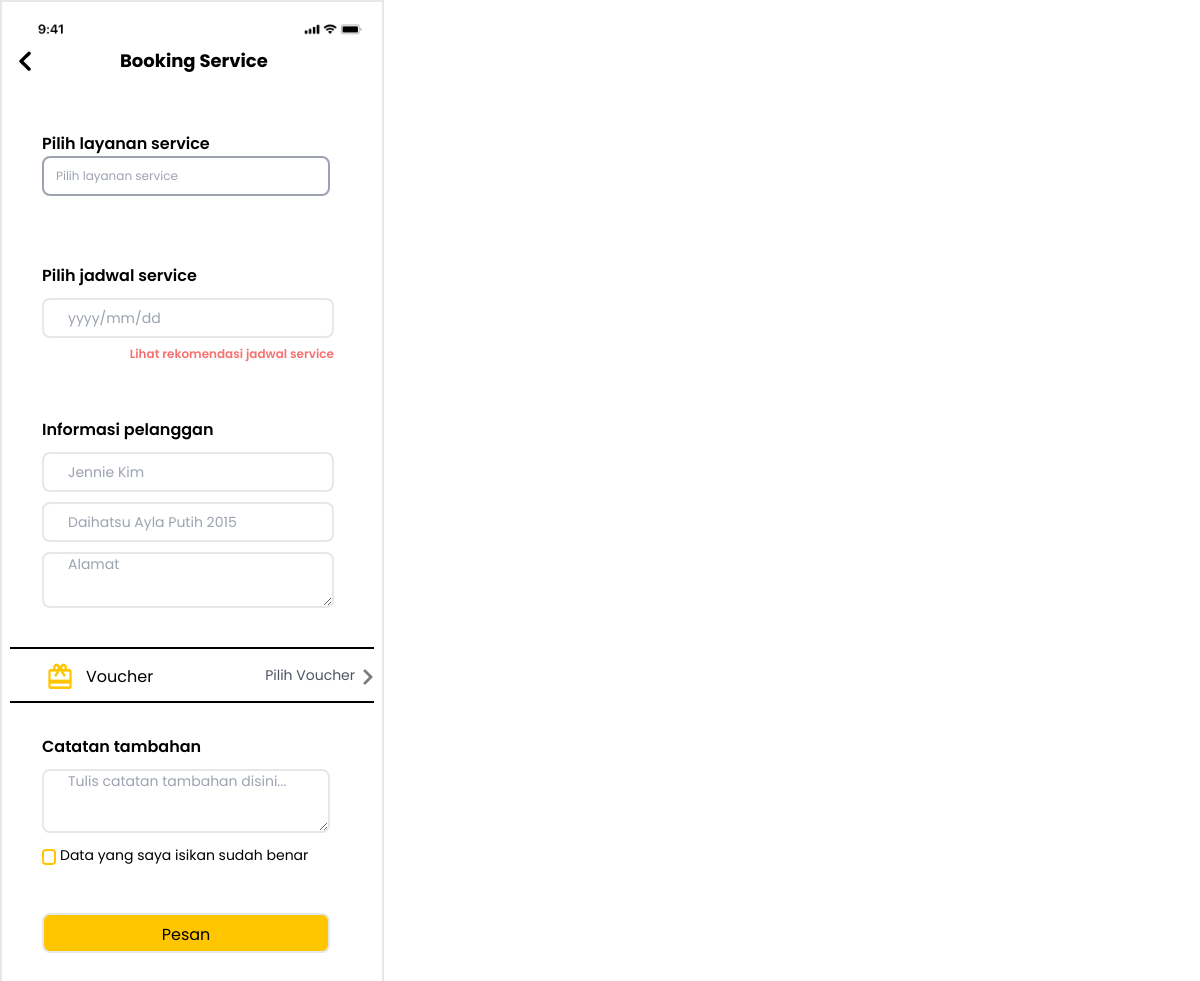
Page /bookingService.php on the committed database.
### tables this page shows
CREATE TABLE `user` (
  `id_user` int(50) NOT NULL,
  `nama_user` varchar(50) NOT NULL,
  `username` varchar(50) NOT NULL,
  `password` varchar(50) NOT NULL,
  `email` varchar(50) NOT NULL,
  `no_hp` varchar(13) DEFAULT NULL,
  `alamat` text DEFAULT NULL,
  `jenis_kelamin` char(1) DEFAULT NULL,
  `foto` text DEFAULT NULL,
  `jenis_kendaraan` varchar(50) DEFAULT NULL
);

### bookingService.php (the view, shortened to what this page needs)
<?php
include "db.php";
$i=1;
$ambil_data = mysqli_query($conn, "select * from user where id_user='".$i."'");
$d = mysqli_fetch_object($ambil_data);
?>
<!DOCTYPE html>
<html lang="en">
<head>
    <script src="https://cdn.tailwindcss.com"></script>
</head>
<body>
   <div class="box-border border-2 w-96 p-2 font-poppins">
       <img src="aset/Black.png" className="p-0">
       <div class="flex">
        <img src="aset/ic_round-chevron-left.png">
        <span class="px-20 font-bold text-lg">Booking Service</span>
       </div>
       <div class="pr-10 pl-8 mt-14">
            <div class="text-base font-semibold">Pilih layanan service</div>
            <form action="" method="post">
                <div class="flex">
                <div class="mb-3">
                    <select name="jenis_layanan" class="form-select appearance-none
                    block
                    w-72
                    px-3
                    py-1.5
                    h-10
                    text-xs
                    text-gray-400
                    bg-white bg-clip-padding bg-no-repeat
                    border border-2 border-gray-400
                    rounded-lg
                    transition
                    ease-in-out
                    m-0
                    focus:text-black focus:bg-white focus:border-black focus:outline-none" aria-label="Default select example">
                        <option selected>Pilih layanan service</option>
                    </select>
                </div>
                </div>
            </form>
        </div>
       <div class="pr-10 pl-8 mt-14">
            <div class="text-base font-semibold">Pilih jadwal service</div>
                    <input type="text" class="box-border border-2 w-full mt-2.5 pl-6 h-10 text-sm focus:text-black text-gray-400 rounded-lg" name="jadwal_service" placeholder="yyyy/mm/dd">
            <div class="grid justify-items-stretch text-xs">
                <button class="flex justify-self-end text-red-400 mt-2 font-semibold">Lihat rekomendasi jadwal service</button>
            </div>
        </div>
        <div class="pr-10 pl-8 mt-14">
            <div class="text-base font-semibold">Informasi pelanggan</div>
            <input type="text" class="box-border border-2 w-full mt-2.5 pl-6 h-10 text-sm focus:text-black text-gray-400 rounded-lg" name="nama" placeholder="Nama" value="<?php echo $d->nama_user ?>"></input>
            <input type="text" class="box-border border-2 w-full mt-2.5 pl-6 h-10 text-sm focus:text-black text-gray-400 rounded-lg" name="jenis_kendaraan" placeholder="Jenis Kendaraan" value="<?php echo $d->jenis_kendaraan?>"></input>
            <textarea type="text" class="box-border border-2 w-full mt-2.5 pl-6 h-14 text-sm focus:text-black text-gray-400 rounded-lg" name="alamat" placeholder="Alamat" value="<?php echo $d->alamat?>"></textarea>
       </div>
        <div class="flext mt-8 h-14 border-b-2 border-t-2 border-black">
            <div class="flex my-3">
                <img src="aset/Redeem.png" class="ml-9">
                <span class="ml-3 mt-1 text-base">Voucher</span>
                <span class="ml-28 mt-1 text-sm text-gray-600">Pilih Voucher</span>
                <img src="aset/panah samping kanan.png" class="h-4 w-2.5 mt-2 ml-2">
            </div>
        </div>
        <div class="pr-10 pl-8 mt-8">
            <div class="text-base font-semibold">Catatan tambahan</div>
            <textarea class="flex box-border border-2 mt-2.5 h-16 w-72 rounded-lg placeholder:text-gray-400 pl-6 text-sm" placeholder="Tulis catatan tambahan disini..." type="text">
</textarea>
       </div>
       <div class="flex pr-10 pl-8">
            <div class="box-border border-2 w-3.5 h-4 rounded border-primary mt-4"></div>
            <span class="text-sm ml-1 mt-3">Data yang saya isikan sudah benar</span>
       </div>
        <button type="submit" name="tambah" class="border-2 w-72 h-10 ml-8 mt-12 rounded-lg bg-primary mb-10 text-center">
            <div class="pt-1">Pesan</div>
        </button>
   </div>
</body>
</html>

### rows in the picture
user: nama "Jennie Kim", jenis_kendaraan "Daihatsu Ayla Putih 2015", alamat "Alamat"
